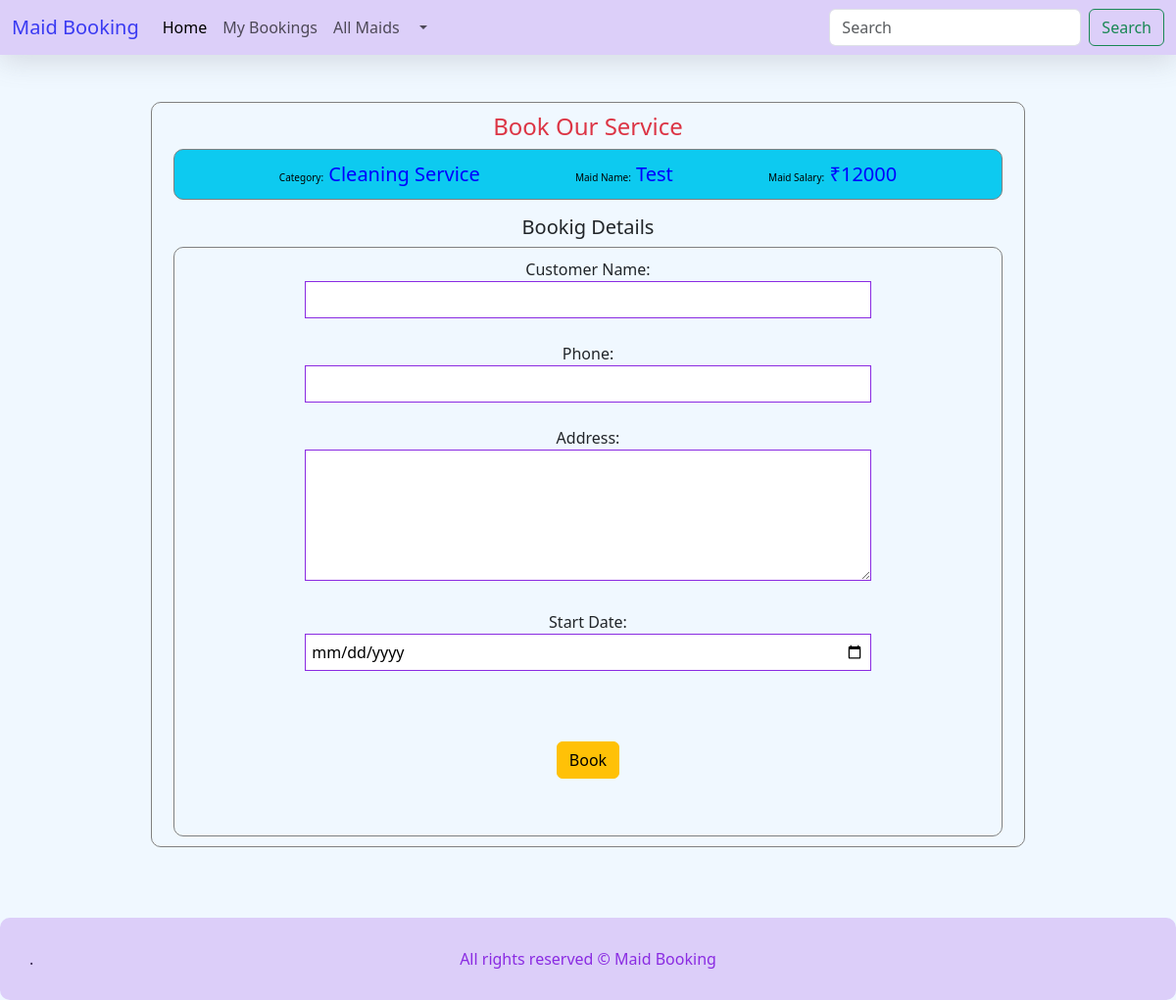
Page /booking.php?id=4 on the committed database.
### tables this page shows
CREATE TABLE IF NOT EXISTS `maid` (
  `id` int(11) NOT NULL,
  `Service` varchar(255) NOT NULL,
  `Hourlyrate` int(11) NOT NULL,
  `monthlyrate` int(11) NOT NULL,
  `Availability` tinyint(1) NOT NULL,
  `Service_Name` varchar(255) NOT NULL,
  `Company_name` varchar(255) NOT NULL,
  `Rating` int(20) NOT NULL,
  `totalrater` int(20) NOT NULL,
  `location` varchar(255) NOT NULL
);

### booking.php (the view, shortened to what this page needs)
<!DOCTYPE html>
<html lang="en">
<head>
  <link href="https://cdn.jsdelivr.net/npm/bootstrap@5.3.2/dist/css/bootstrap.min.css" rel="stylesheet"
>
  <link rel="stylesheet" href="css/styles.css">
</head>
<body>
  <?php include 'components/headder.php'?>
  <?php include ('dbconnection.php'); ?>
  <?php
        $sql = "SELECT * FROM maid WHERE id='$_GET[id]' ";
        $rs = $conn->query($sql);
		$rws = $rs->fetch_assoc();
?>
  <div class="container mt-5">
    <div class="content">
      <h4 class="text-danger text-center">Book Our Service</h4>
      <div class="container">
        <div class="data bg-info">
          <div class="items"><span class="head">Category:</span> <?php echo $rws['Service'] ?> </div>
          <div class="items"><span class="head">Maid Name:</span> <?php echo $rws['Company_name']?></div>
          <div class="items"><span class="head">Maid Salary:</span> ₹<?php echo $rws['monthlyrate']?></div>
        </div>
      </div>
      <h5 class="text-dark text-center mt-3">Bookig Details</h5>
      <div class="container">
        <div class="form">
          <form method="post">
            Customer Name: <br>
            <input type="text" name='customer' required><br><br>
            Phone: <br>
            <input type="tel"  pattern="[0-9]{10}" title="Please enter valid mobile number (India : 9xxxxxxxxxx, etc..)" required name='Phone'><br><br>
            Address: <br>
            <textarea rows="5" cols="50" name="address" required></textarea> <br><br>
            Start Date: <br>
            <input type="date" id="datefield" name='Date' required><br><br>
            <br><br>
            <button type="submit" value="submit" name="submit" class="btn btn-warning">Book</button>
          </form>
          <br><br>
        </div>
      </div>
    </div>
  </div>
  <br><br><br>
  <?php include ('components/footer.php'); ?>
</body>
</html>

### css/styles.css (style rules this page uses)
body { background-color: aliceblue; }

### booking.php (style rules this page uses)
.content { width: 80%; border: .5px solid gray; border-radius: 10px; padding: 10px; margin: auto; }
.data { border: .5px solid gray; border-radius: 10px; padding: 10px; margin: auto; display: flex; justify-content: space-evenly; }
.form { border: .5px solid gray; border-radius: 10px; padding: 10px; text-align: center; }
.form input, select, textarea { width: 70%; padding: 6px; border: .5px solid blueviolet; outline: none; }
.items { font-size: 20px; color: blue; }
.items .head { font-size: 10px; color: black; }

### rows in the picture
maid: Service "Cleaning Service", Company_name "Test", monthlyrate "12000"
